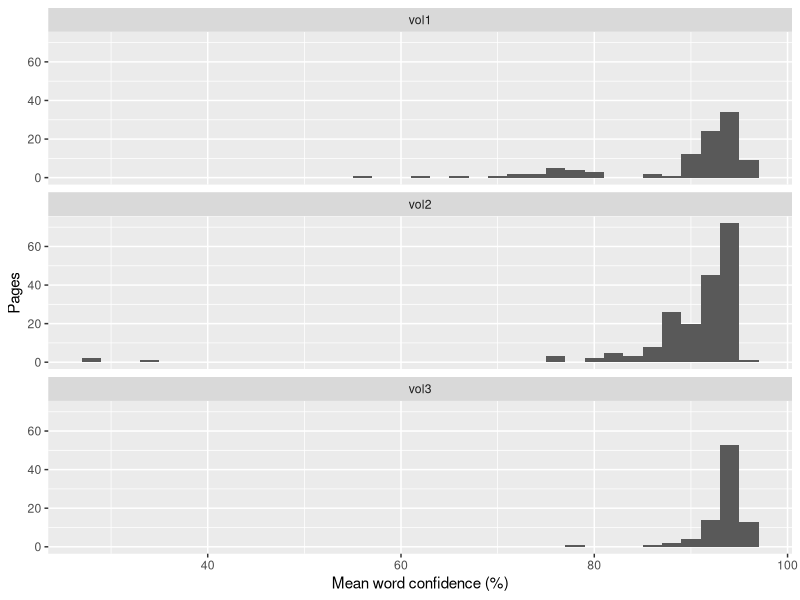

The R source for this figure:
## ---- chunk 1
#| label: setup
#| include: false
library(tidyverse)
library(knitr)
pages <- read_csv("output/pages.csv", show_col_types = FALSE) |> select(-text, -text_marked)
## ---- chunk 2
#| label: tbl-tiers
#| tbl-cap: "Pages per tier and volume."
pages |>
  count(volume, tier) |>
  pivot_wider(names_from = tier, values_from = n, values_fill = 0) |>
  kable()
## ---- chunk 3
#| label: fig-confidence
#| fig-cap: "Mean word confidence per page. Pages left of the main mass are the ones triage sends to people."
ggplot(pages, aes(mean_conf)) +
  geom_histogram(binwidth = 2) +
  facet_wrap(vars(volume), ncol = 1) +
  labs(x = "Mean word confidence (%)", y = "Pages")
